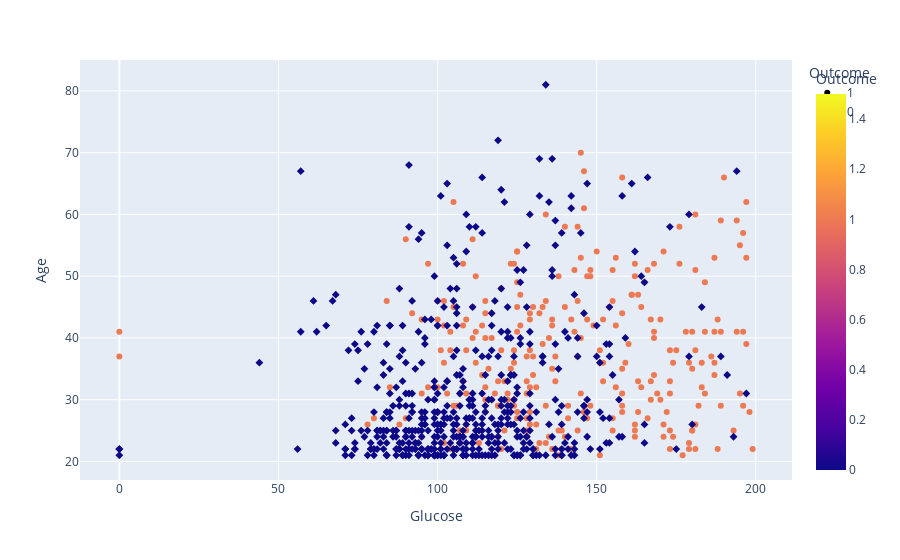

Source (notebook cell):
### Code cell
px.scatter(df,x='Glucose',y='Age',color='Outcome',symbol='Outcome')

### Figure 1 — Plotly figure (JSON) as saved in the notebook; plotly's stock layout.template omitted (floating-point values rounded to 4 significant figures; data arrays with more than 128 entries replaced by an {"elided": "..."} marker saying what was removed)
{"data": [{"hovertemplate": "Outcome=%{marker.color}<br>Glucose=%{x}<br>Age=%{y}<extra></extra>", "legendgroup": "1", "marker": {"color": {"elided": "268 int values"}, "coloraxis": "coloraxis", "symbol": "circle"}, "mode": "markers", "name": "1", "orientation": "v", "showlegend": true, "type": "scatter", "x": {"elided": "268 int values"}, "xaxis": "x", "y": {"elided": "268 int values"}, "yaxis": "y"}, {"hovertemplate": "Outcome=%{marker.color}<br>Glucose=%{x}<br>Age=%{y}<extra></extra>", "legendgroup": "0", "marker": {"color": {"elided": "500 int values"}, "coloraxis": "coloraxis", "symbol": "diamond"}, "mode": "markers", "name": "0", "orientation": "v", "showlegend": true, "type": "scatter", "x": {"elided": "500 int values"}, "xaxis": "x", "y": {"elided": "500 int values"}, "yaxis": "y"}], "layout": {"coloraxis": {"colorbar": {"title": {"text": "Outcome"}}, "colorscale": [[0, "#0d0887"], [0.1111, "#46039f"], [0.2222, "#7201a8"], [0.3333, "#9c179e"], [0.4444, "#bd3786"], [0.5556, "#d8576b"], [0.6667, "#ed7953"], [0.7778, "#fb9f3a"], [0.8889, "#fdca26"], [1, "#f0f921"]]}, "legend": {"title": {"text": "Outcome"}, "tracegroupgap": 0}, "margin": {"t": 60}, "xaxis": {"anchor": "y", "domain": [0, 1], "title": {"text": "Glucose"}}, "yaxis": {"anchor": "x", "domain": [0, 1], "title": {"text": "Age"}}}}
